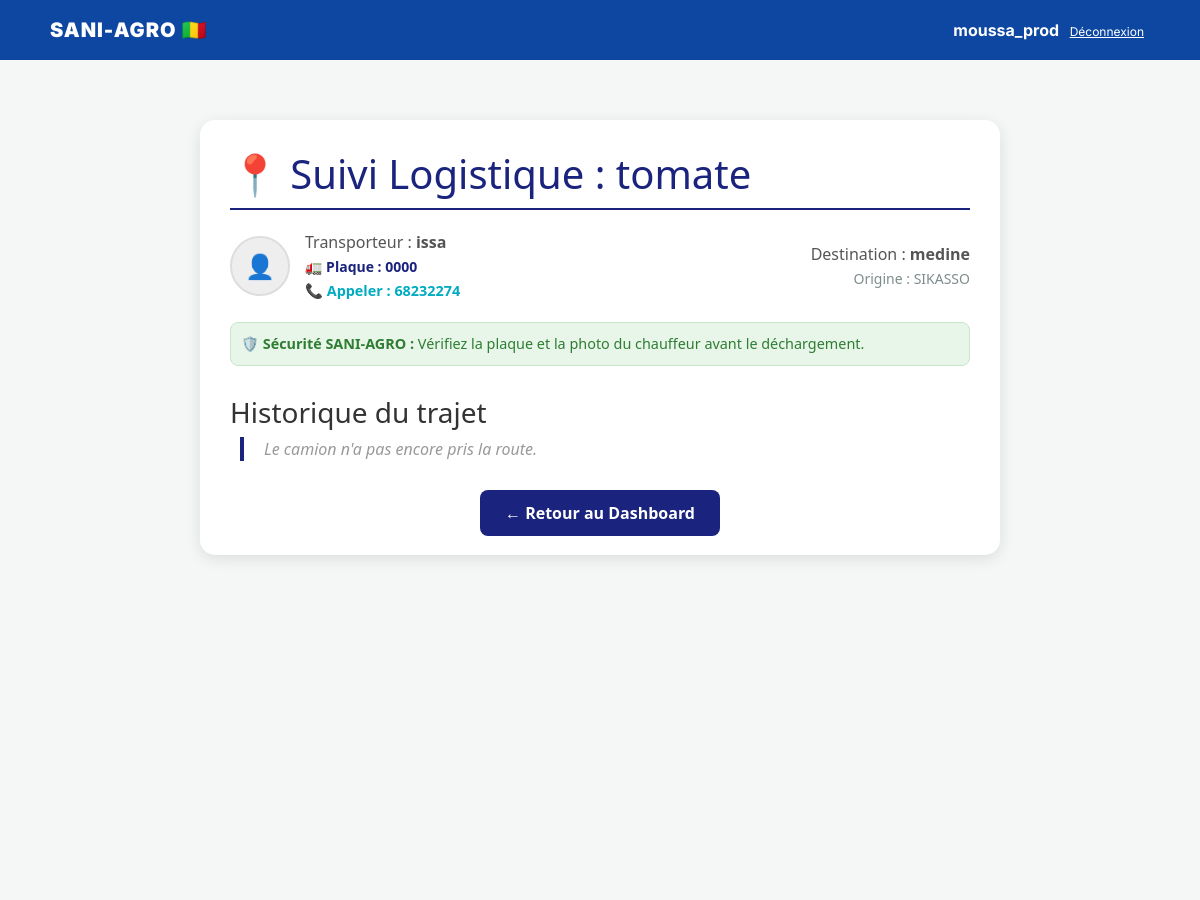
Page /suivre-livraison/5/ (signed in) on the earlier database version.
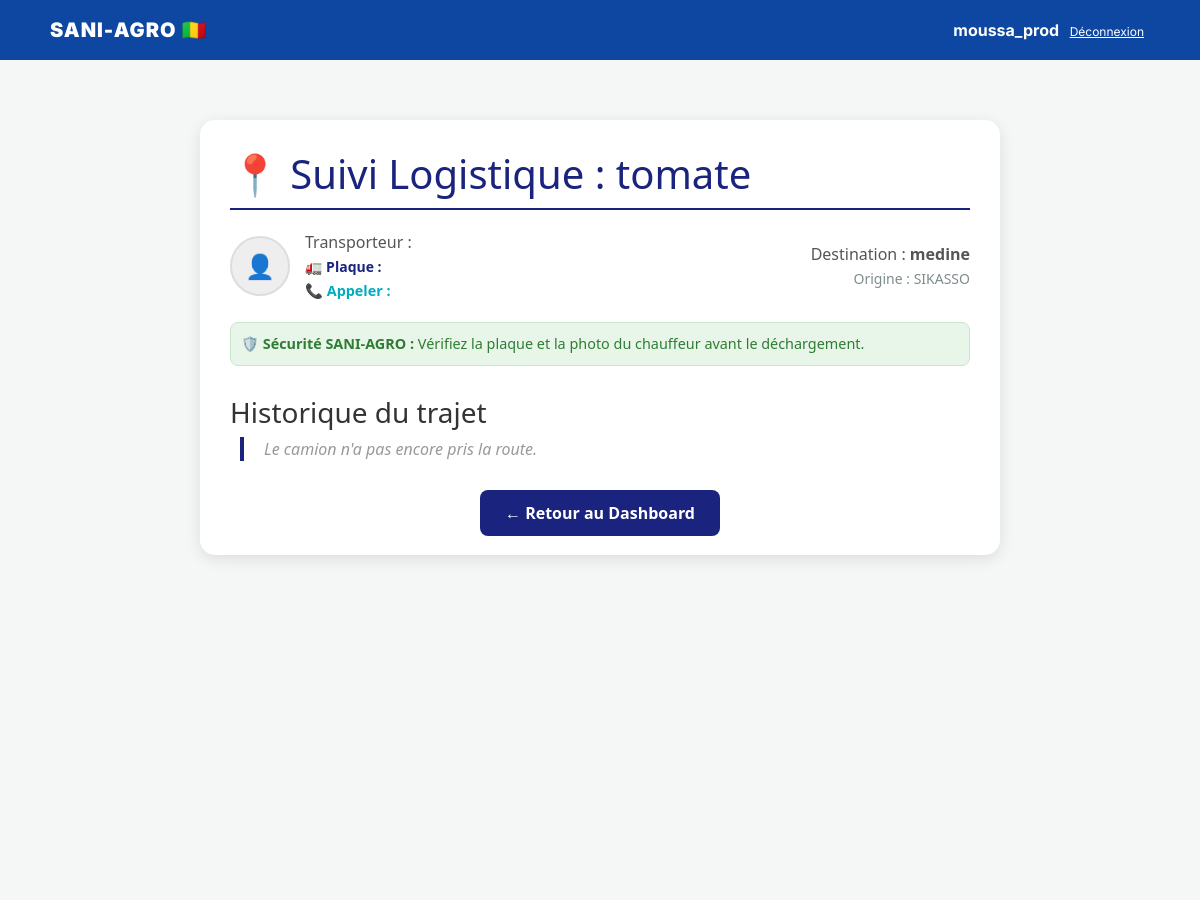
Same page on the later database version.
### gestion_agro/models.py (models this page shows, shortened)
class Livraison(models.Model):
    STATUT_CHOICES = [
        ('proposition', 'Tarif proposé - En attente'),
        ('accepte', 'Accepté par le commerçant'),
        ('refuse', 'Refusé par le commerçant'),
        ('en_attente', 'En attente de chargement'),
        ('en_route', 'En route'),
        ('livre', 'Livré')
    ]
    tarif_propose = models.DecimalField(max_digits=10, decimal_places=2, null=True, blank=True)
    reservation = models.OneToOneField(Reservation, on_delete=models.CASCADE)
    transporteur = models.ForeignKey(Transporteur, on_delete=models.SET_NULL, null=True, blank=True)
    date_depart = models.DateTimeField(null=True, blank=True)
    date_arrivee_estimee = models.DateTimeField(null=True, blank=True)
    statut = models.CharField(max_length=20, choices=STATUT_CHOICES, default='en_attente')
    frais_transport = models.DecimalField(max_digits=10, decimal_places=2, default=0)
    date_depart = models.DateTimeField(null=True, blank=True, verbose_name="Départ prévu du dépôt")
    date_chargement_reel = models.DateTimeField(null=True, blank=True, verbose_name="Chargement effectif au champ")
    date_arrivee_estimee = models.DateTimeField(null=True, blank=True, verbose_name="Arrivée estimée à destination")
    date_livraison_reelle = models.DateTimeField(null=True, blank=True, verbose_name="Livraison effective au commerçant")

class Transporteur(models.Model):
    user = models.OneToOneField(User, on_delete=models.CASCADE, related_name='transporteur_profil', null=True, blank=True)
    nom = models.CharField(max_length=100, verbose_name="Nom du Transporteur/Compagnie")
    telephone = models.CharField(max_length=20, verbose_name="Téléphone")
    vehicule = models.CharField(max_length=50, verbose_name="Type de véhicule (ex: Camion 10t)")
    photo_profil = models.ImageField(upload_to='profils_transports/', null=True, blank=True)
    plaque_immatriculation = models.CharField(max_length=20, verbose_name="N° Plaque")
    disponible = models.BooleanField(default=True, verbose_name="Disponible")
    tarif_base = models.DecimalField(max_digits=10, decimal_places=2, default=0, verbose_name="Tarif de base (FCFA)")
    score_fiabilite = models.IntegerField(default=100)
    capacite_kg = models.PositiveIntegerField(default=10000, verbose_name="Capacité du camion (kg)")
    est_verifie = models.BooleanField(default=False)
    piece_identite = models.ImageField(upload_to='pieces_identite/', null=True, blank=True)
    type_piece = models.CharField(max_length=30, choices=[
        ('CARTE_IDENTITE', 'Carte d\'identité'),
        ('CARTE_BIOMETRIQUE', 'Carte biométrique/Nina'),
        ('PASSEPORT', 'Passeport'),
    ], default='CARTE_IDENTITE')
    numero_piece = models.CharField(max_length=50, null=True, blank=True)
    est_actif = models.BooleanField(default=True, verbose_name="Compte actif")

class Reservation(models.Model):
    CHOIX_PAIEMENT = [('OM', 'Orange Money'), ('MOOV', 'Moov Money'), ('CASH', 'Espèces/Dépôt')]
    STATUT_CAUTION = [
        ('NON_PAYE', 'Non payée'),
        ('ATTENTE_VALIDATION', 'En attente de validation'),
        ('PAYE', 'Payée'),
        ('BLOQUEE', 'Bloquée'),
        ('LIBEREE', 'Libérée'),
    ]
    produit = models.ForeignKey(ProduitAgricole, on_delete=models.CASCADE)
    commercant = models.ForeignKey(Commercant, on_delete=models.CASCADE)
    quantite_voulue = models.PositiveIntegerField(default=0)
    date_reservation = models.DateTimeField(auto_now_add=True)
    marche_destination = models.CharField(max_length=50, choices=LISTE_MARCHES, default='MEDINE')
    mode_paiement = models.CharField(max_length=20, choices=CHOIX_PAIEMENT, default='CASH')
    ref_transaction = models.CharField(max_length=100, null=True, blank=True)
    statut_caution = models.CharField(
        max_length=30,
        choices=STATUT_CAUTION,
        default='NON_PAYE'
    )
    statut_livraison = models.CharField(
        max_length=20,
        choices=[
            ('A_EXPEDIER', 'À expédier'),
            ('EN_TRANSIT', 'En transit'),
            ('LIVRE', 'Livré'),
        ],
        default='A_EXPEDIER',
        verbose_name="Statut d'expédition"
    )
    statut_reste = models.CharField(
    max_length=20,
    choices=[
        ('NON_PAYE', 'Non payé'),
        ('DECLARE', 'Déclaré payé'),
        ('CONFIRME', 'Confirmé par le producteur'),
        ('LITIGE', 'En litige'),
    ],
    default='NON_PAYE'
)
    date_disponibilite = models.DateField(null=True, blank=True)
    confirmation_producteur = models.BooleanField(default=False)
    prix_total = models.DecimalField(max_digits=12, decimal_places=2, default=0, editable=False)
    caution_20 = models.DecimalField(max_digits=12, decimal_places=2, default=0, editable=False)
    preuve_paiement = models.ImageField(upload_to='preuves_paiement/', null=True, blank=True, verbose_name="Photo du reçu / SMS")

class ProduitAgricole(models.Model):
    UNITES =[
        ('KG','Kilogramme'),
        ('TONNE', 'Tonne'),
        ('SAC','Sac'),
    ]
    STATUT_RECOLTE = [
        ('SUR_PIED', '🌳 En cours de maturité (Sur pied)'),
        ('RECOLTE', '📦 Récolté et prêt'),
    ]
    CATEGORIES = [
        ('LEGUMES', '🥬 Légumes'),
        ('FRUITS', '🍎 Fruits'),
        ('CEREALES', '🌾 Céréales'),
        ('TUBERCULES', '🥔 Tubercules'),
    ]
    DUREE_CONSERVATION = {
        'TOMATE': 10,
        'MANGUE': 21,
        'OIGNON': 90,
        'POMME DE TERRE': 60,
        'POMME_DE_TERRE': 60,
        'MAÏS': 180,
        'MAIS': 180,
        'RIZ': 365,
    }
    producteur = models.ForeignKey(Producteur, on_delete=models.CASCADE, null=True, blank=True, related_name='produits')
    categorie = models.CharField(max_length=20, choices=CATEGORIES, default='LEGUMES')
    nom = models.CharField(max_length=100)
    quantite_initiale = models.PositiveBigIntegerField(default=0, verbose_name="Quantité totale prévue")
    quantite_disponible = models.PositiveBigIntegerField(default=0, verbose_name="Reste disponible")
    unite = models.CharField(max_length=10, choices=UNITES, default='KG')
    prix_unitaire = models.DecimalField(max_digits=10, decimal_places=2)
    image = models.ImageField(upload_to='produits/')
    video_demonstration = models.FileField(upload_to='videos_produits/', null=True, blank=True)
    statut_recolte = models.CharField(max_length=20, choices=STATUT_RECOLTE, default='SUR_PIED')
    date_recolte_prevue = models.DateField(null=True, blank=True, verbose_name="Date de récolte prévue")
    zone_production = models.CharField(max_length=50, choices=ZONES_CHOICES, default='SIKASSO')
    zone_origine = models.CharField(max_length=100) # Ex: "Cercle de Yanfolila"
    est_promotion = models.BooleanField(default=False)
    date_publication = models.DateTimeField(auto_now_add=True)
    date_peremption_prevue = models.DateField(null=True, blank=True, verbose_name="Date limite de conservation au champ")
    seuil_alerte = models.PositiveIntegerField(default=500) # Alerte si stock < 500kg

### gestion_agro/views.py (the view)
# urls.py: path('suivre-livraison/<int:livraison_id>/', views.suivre_livraison, name='suivre_livraison'),
@login_required
def suivre_livraison(request, livraison_id):
    livraison = get_object_or_404(Livraison, id=livraison_id)
    user = request.user
    est_commercant = hasattr(user, 'commercant_profil') and livraison.reservation.commercant.user == user
    est_producteur = hasattr(user, 'producteur_profil') and livraison.reservation.produit.producteur.user == user
    est_transporteur = hasattr(user, 'transporteur_profil') and livraison.transporteur.user == user
    if not (est_commercant or est_producteur or est_transporteur or user.is_superuser):
        from django.core.exceptions import PermissionDenied
        raise PermissionDenied
    etapes = FluxProduit.objects.filter(livraison=livraison).order_by('-date_heure')
    return render(request, 'gestion_agro/suivre_livraison.html', {'livraison': livraison, 'etapes': etapes})

### gestion_agro/context_processors.py (called while the page is built)
def notifications_non_lues(request):
    if request.user.is_authenticated:
        notif_count = Notification.objects.filter(destinataire=request.user, lu=False).count()
        dernieres_notifs = Notification.objects.filter(destinataire=request.user, lu=False).order_by('-date_creation')[:5]
        return {
            'notif_count': notif_count,
            'dernieres_notifs': dernieres_notifs
        }
    return {'notif_count': 0, 'dernieres_notifs': []}

### templates/gestion_agro/suivre_livraison.html
{% extends 'gestion_agro/base.html' %}
{% block content %}
<div style="padding: 40px; font-family: 'Segoe UI', sans-serif; background: #f4f7f6; min-height: 100vh;">
    <div style="background: white; padding: 30px; border-radius: 15px; box-shadow: 0 4px 15px rgba(0,0,0,0.1); max-width: 800px; margin: auto;">
        <h1 style="color: #1a237e; border-bottom: 2px solid #1a237e; padding-bottom: 10px;">
            📍 Suivi Logistique : {{ livraison.reservation.produit.nom }}
        </h1>
        <div style="display: flex; justify-content: space-between; align-items: center; margin: 20px 0; color: #555;">
            <div style="display: flex; align-items: center; gap: 15px;">
                {% if livraison.transporteur.photo_profil %}
                    <img src="{{ livraison.transporteur.photo_profil.url }}" alt="Profil" style="width: 60px; height: 60px; border-radius: 50%; object-fit: cover; border: 2px solid #1a237e;">
                {% else %}
                    <div style="width: 60px; height: 60px; border-radius: 50%; background: #eee; display: flex; align-items: center; justify-content: center; font-size: 1.5em; border: 2px solid #ddd; color: #999;">👤</div>
                {% endif %}
                <div>
                    <span>Transporteur : <strong>{{ livraison.transporteur.nom }}</strong></span><br>
                    <small style="color: #1a237e; font-weight: bold;">🚛 Plaque : {{ livraison.transporteur.plaque_immatriculation }}</small><br>
                    <a href="tel:{{ livraison.transporteur.telephone }}" style="color: #00acc1; text-decoration: none; font-weight: bold; font-size: 0.9em;">
                        📞 Appeler : {{ livraison.transporteur.telephone }}
                    </a>
                </div>
            </div>
            <div style="text-align: right;">
                <span>Destination : <strong>{{ livraison.reservation.get_marche_destination_display }}</strong></span><br>
                <small style="color: #7f8c8d;">Origine : {{ livraison.reservation.produit.zone_production }}</small>
            </div>
        </div>
        <div style="background: #e8f5e9; padding: 10px; border-radius: 8px; margin-bottom: 20px; font-size: 0.9em; color: #2e7d32; border: 1px solid #c8e6c9;">
            🛡️ <strong>Sécurité SANI-AGRO :</strong> Vérifiez la plaque et la photo du chauffeur avant le déchargement.
        </div>
        <h3 style="margin-top: 30px; color: #333;">Historique du trajet</h3>
        <div style="border-left: 4px solid #1a237e; padding-left: 20px; margin-left: 10px;">
            {% for etape in etapes %}
            <div style="margin-bottom: 25px; position: relative;">
                <div style="width: 15px; height: 15px; background: #1a237e; border-radius: 50%; position: absolute; left: -30px; top: 5px; border: 3px solid white;"></div>
                <strong style="font-size: 1.1em; color: #2e7d32;">{{ etape.localisation }}</strong>
                <small style="color: #999; margin-left: 10px;">{{ etape.date_heure|date:"d/m H:i" }}</small>
                <p style="margin: 5px 0; color: #444; font-size: 1em;">{{ etape.etape }}</p>
                <code style="background: #eee; padding: 2px 5px; border-radius: 4px; font-size: 0.8em;">ID TRACABILITÉ: {{ etape.code_tracabilite }}</code>
            </div>
            {% empty %}
            <p style="color: #999; font-style: italic;">Le camion n'a pas encore pris la route.</p>
            {% endfor %}
        </div>
        <div style="margin-top: 40px; text-align: center;">
            <a href="{% url 'dashboard_commercant' %}" style="text-decoration: none; background: #1a237e; color: white; padding: 12px 25px; border-radius: 8px; font-weight: bold;">
                ← Retour au Dashboard
            </a>
        </div>
    </div>
</div>
{% endblock %}

Differences in the rows shown:
changed Livraison "tomate": transporteur.nom "issa" → (not shown); transporteur.plaque_immatriculation "0000" → (not shown); transporteur.telephone "68232274" → (not shown)
